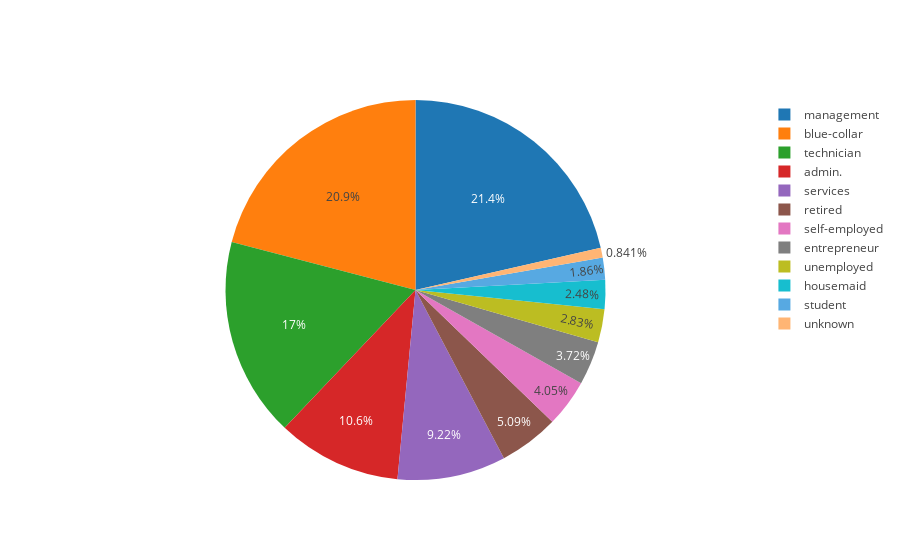

Notebook source saved alongside this figure:
### Code cell
X=df.job.value_counts()
trace = go.Pie(labels=X.index, values=X.values)
ply.iplot([trace], filename='basic_pie_chart')

### Figure 1 — Plotly figure (JSON) as saved in the notebook; plotly's stock layout.template omitted (floating-point values rounded to 4 significant figures)
{"data": [{"labels": ["management", "blue-collar", "technician", "admin.", "services", "retired", "self-employed", "entrepreneur", "unemployed", "housemaid", "student", "unknown"], "type": "pie", "values": [969, 946, 768, 478, 417, 230, 183, 168, 128, 112, 84, 38]}], "layout": {}}
